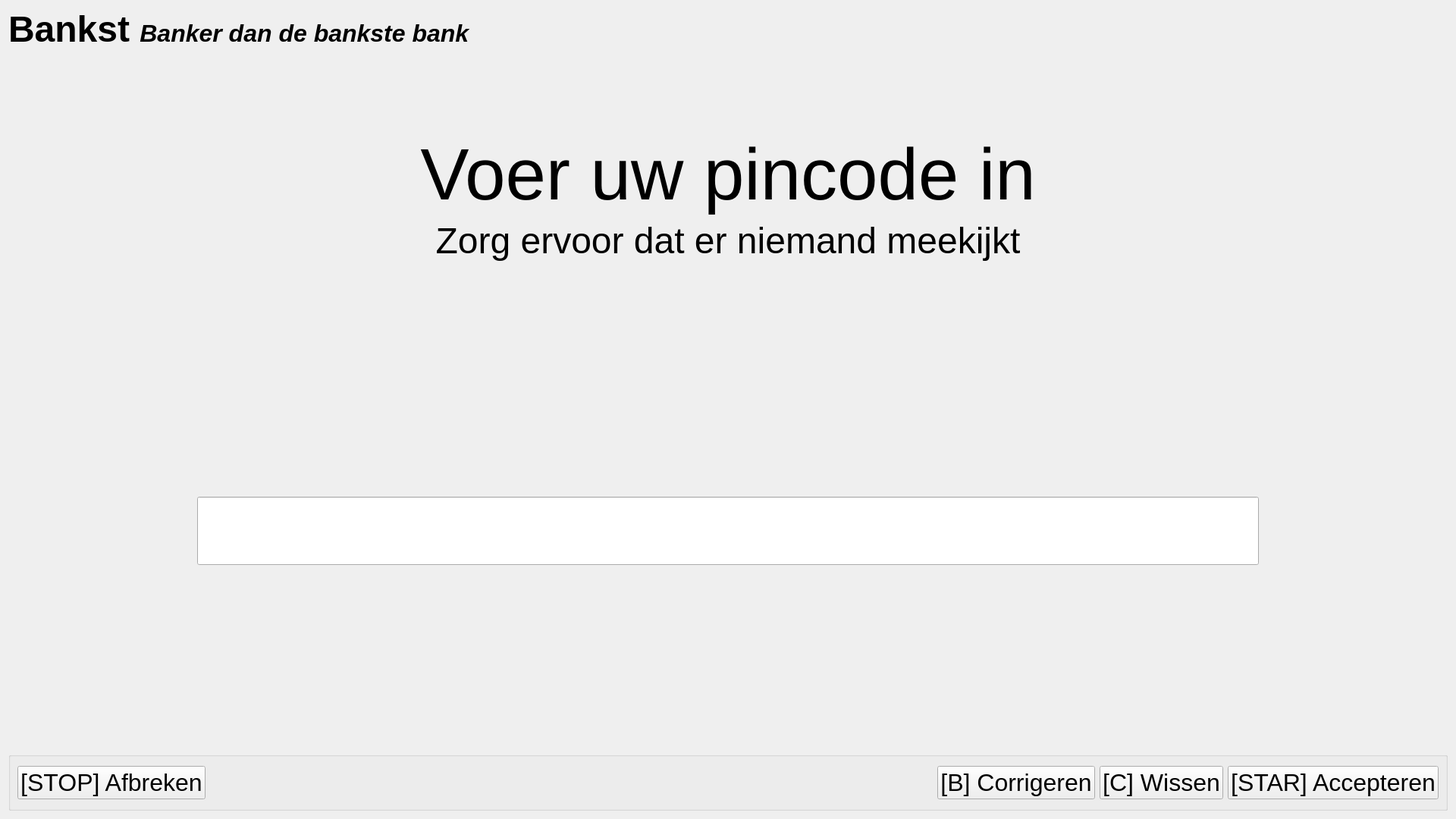
<?xml version="1.0" encoding="UTF-8"?>
<ui version="4.0">
 <class>ScreenPincode</class>
 <widget class="QWidget" name="ScreenPincode">
  <property name="geometry">
   <rect>
    <x>0</x>
    <y>0</y>
    <width>1920</width>
    <height>1080</height>
   </rect>
  </property>
  <property name="minimumSize">
   <size>
    <width>1920</width>
    <height>1080</height>
   </size>
  </property>
  <property name="maximumSize">
   <size>
    <width>1920</width>
    <height>1080</height>
   </size>
  </property>
  <property name="contextMenuPolicy">
   <enum>Qt::NoContextMenu</enum>
  </property>
  <property name="windowTitle">
   <string>Form</string>
  </property>
  <layout class="QVBoxLayout" name="verticalLayout">
   <item>
    <widget class="QLabel" name="name">
     <property name="sizePolicy">
      <sizepolicy hsizetype="Minimum" vsizetype="Minimum">
       <horstretch>0</horstretch>
       <verstretch>0</verstretch>
      </sizepolicy>
     </property>
     <property name="maximumSize">
      <size>
       <width>16777215</width>
       <height>54</height>
      </size>
     </property>
     <property name="font">
      <font>
       <pointsize>36</pointsize>
       <weight>75</weight>
       <bold>true</bold>
      </font>
     </property>
     <property name="text">
      <string>&lt;html&gt;&lt;head/&gt;&lt;body&gt;&lt;p&gt;&lt;span style=&quot; font-size:36pt; font-weight:600;&quot;&gt;Bankst &lt;/span&gt;&lt;span style=&quot; font-size:24pt; font-weight:600; font-style:italic;&quot; align=&quot;right&quot;&gt;Banker dan de bankste bank&lt;/span&gt;&lt;/p&gt;&lt;/body&gt;&lt;/html&gt;</string>
     </property>
    </widget>
   </item>
   <item>
    <spacer name="verticalSpacer">
     <property name="orientation">
      <enum>Qt::Vertical</enum>
     </property>
     <property name="sizeType">
      <enum>QSizePolicy::Fixed</enum>
     </property>
     <property name="sizeHint" stdset="0">
      <size>
       <width>20</width>
       <height>96</height>
      </size>
     </property>
    </spacer>
   </item>
   <item>
    <widget class="QFrame" name="frame">
     <property name="sizePolicy">
      <sizepolicy hsizetype="Preferred" vsizetype="Maximum">
       <horstretch>0</horstretch>
       <verstretch>0</verstretch>
      </sizepolicy>
     </property>
     <property name="frameShape">
      <enum>QFrame::NoFrame</enum>
     </property>
     <property name="frameShadow">
      <enum>QFrame::Plain</enum>
     </property>
     <layout class="QVBoxLayout" name="verticalLayout_2">
      <item>
       <widget class="QLabel" name="title">
        <property name="font">
         <font>
          <pointsize>72</pointsize>
         </font>
        </property>
        <property name="text">
         <string>Voer uw pincode in</string>
        </property>
        <property name="alignment">
         <set>Qt::AlignBottom|Qt::AlignHCenter</set>
        </property>
       </widget>
      </item>
      <item>
       <widget class="QLabel" name="subTitle">
        <property name="font">
         <font>
          <pointsize>36</pointsize>
         </font>
        </property>
        <property name="text">
         <string>Zorg ervoor dat er niemand meekijkt</string>
        </property>
        <property name="alignment">
         <set>Qt::AlignHCenter|Qt::AlignTop</set>
        </property>
       </widget>
      </item>
      <item>
       <widget class="QLabel" name="error">
        <property name="font">
         <font>
          <pointsize>32</pointsize>
          <underline>true</underline>
         </font>
        </property>
        <property name="styleSheet">
         <string notr="true">QLabel {
	color: rgb(255, 0, 0);
}</string>
        </property>
        <property name="text">
         <string/>
        </property>
        <property name="alignment">
         <set>Qt::AlignCenter</set>
        </property>
       </widget>
      </item>
     </layout>
    </widget>
   </item>
   <item>
    <widget class="QFrame" name="pincodeHolder">
     <property name="frameShape">
      <enum>QFrame::NoFrame</enum>
     </property>
     <property name="frameShadow">
      <enum>QFrame::Raised</enum>
     </property>
     <layout class="QHBoxLayout" name="horizontalLayout_2">
      <item>
       <spacer name="horizontalSpacer_2">
        <property name="orientation">
         <enum>Qt::Horizontal</enum>
        </property>
        <property name="sizeType">
         <enum>QSizePolicy::Fixed</enum>
        </property>
        <property name="sizeHint" stdset="0">
         <size>
          <width>240</width>
          <height>20</height>
         </size>
        </property>
       </spacer>
      </item>
      <item>
       <widget class="QLineEdit" name="picodeInput">
        <property name="sizePolicy">
         <sizepolicy hsizetype="Preferred" vsizetype="Fixed">
          <horstretch>0</horstretch>
          <verstretch>0</verstretch>
         </sizepolicy>
        </property>
        <property name="font">
         <font>
          <pointsize>54</pointsize>
         </font>
        </property>
        <property name="inputMethodHints">
         <set>Qt::ImhHiddenText|Qt::ImhNoAutoUppercase|Qt::ImhNoPredictiveText|Qt::ImhSensitiveData</set>
        </property>
        <property name="echoMode">
         <enum>QLineEdit::Password</enum>
        </property>
        <property name="alignment">
         <set>Qt::AlignCenter</set>
        </property>
       </widget>
      </item>
      <item>
       <spacer name="horizontalSpacer_3">
        <property name="orientation">
         <enum>Qt::Horizontal</enum>
        </property>
        <property name="sizeType">
         <enum>QSizePolicy::Fixed</enum>
        </property>
        <property name="sizeHint" stdset="0">
         <size>
          <width>240</width>
          <height>20</height>
         </size>
        </property>
       </spacer>
      </item>
     </layout>
    </widget>
   </item>
   <item>
    <widget class="QGroupBox" name="groupBox">
     <property name="sizePolicy">
      <sizepolicy hsizetype="Preferred" vsizetype="Minimum">
       <horstretch>0</horstretch>
       <verstretch>0</verstretch>
      </sizepolicy>
     </property>
     <property name="maximumSize">
      <size>
       <width>16777215</width>
       <height>77</height>
      </size>
     </property>
     <property name="title">
      <string/>
     </property>
     <layout class="QHBoxLayout" name="horizontalLayout">
      <item>
       <widget class="QPushButton" name="quitButton">
        <property name="font">
         <font>
          <pointsize>24</pointsize>
         </font>
        </property>
        <property name="text">
         <string>[STOP] Afbreken</string>
        </property>
       </widget>
      </item>
      <item>
       <spacer name="horizontalSpacer">
        <property name="orientation">
         <enum>Qt::Horizontal</enum>
        </property>
        <property name="sizeHint" stdset="0">
         <size>
          <width>40</width>
          <height>20</height>
         </size>
        </property>
       </spacer>
      </item>
      <item>
       <widget class="QPushButton" name="backButton">
        <property name="font">
         <font>
          <pointsize>24</pointsize>
         </font>
        </property>
        <property name="text">
         <string>[B] Corrigeren</string>
        </property>
       </widget>
      </item>
      <item>
       <widget class="QPushButton" name="clearButton">
        <property name="font">
         <font>
          <pointsize>24</pointsize>
         </font>
        </property>
        <property name="text">
         <string>[C] Wissen</string>
        </property>
       </widget>
      </item>
      <item>
       <widget class="QPushButton" name="acceptButton">
        <property name="font">
         <font>
          <pointsize>24</pointsize>
         </font>
        </property>
        <property name="text">
         <string>[STAR] Accepteren</string>
        </property>
       </widget>
      </item>
     </layout>
    </widget>
   </item>
  </layout>
 </widget>
 <resources/>
 <connections/>
</ui>
